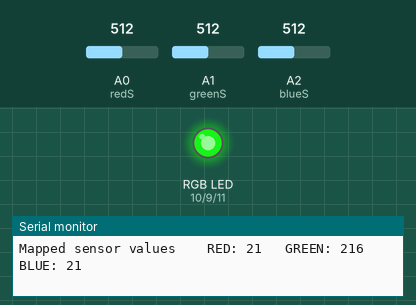
Recording of a sketch running on a simulated Arduino Uno, built with avr-gcc and run on an emulated ATmega328P. Shown: an RGB LED mixed from three pins (HIGH = lit), the last lines printed to the serial monitor. The inputs (shaded band) are chosen by the test bench; at power-on: A1 (greenS) = 512, A0 (redS) = 512, A2 (blueS) = 512. Dim RGB values are drawn brighter than linear.

Above: at 1.2 s.
1.3 s: A1 (greenS) set to 122
At 2.6 s:
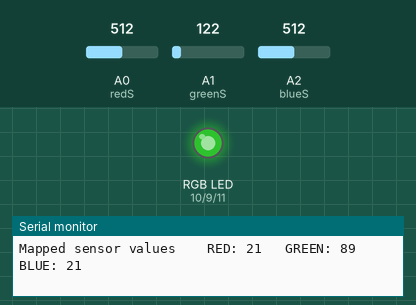
2.9 s: A1 (greenS) set to 306
At 3.9 s:
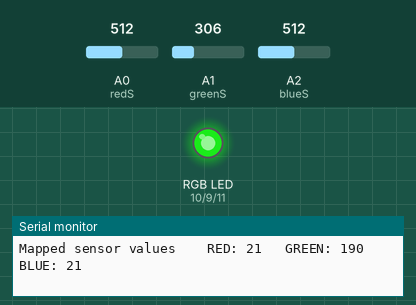
4.5 s: A0 (redS) set to 168
At 5.3 s:
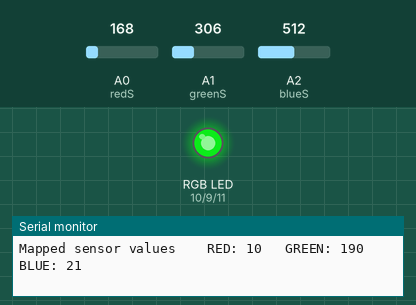
7.5 s: A0 (redS) set to 148
At 8.7 s:
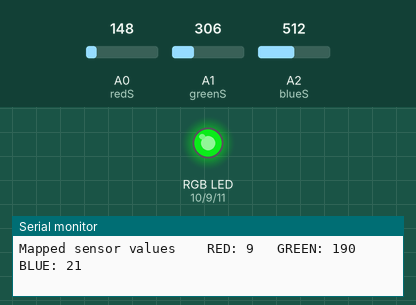
10.5 s: A2 (blueS) set to 716
At 11.3 s:
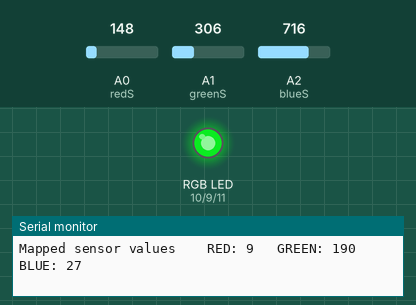
13.5 s: A2 (blueS) set to 166
At 13.9 s:
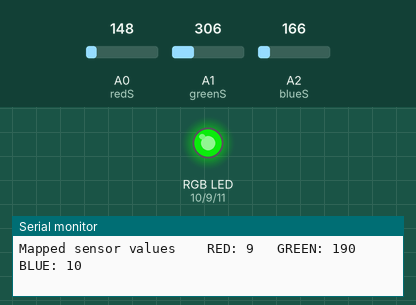
16.5 s: A2 (blueS) set to 149
Timing chart, 0 to 19.5 s (numbered marks = the images above; inputs shaded):
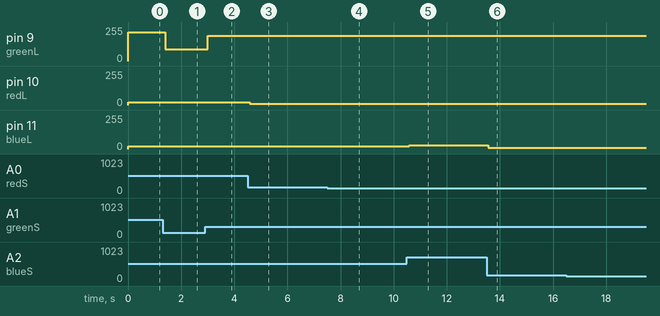

Measured:
- after the input at 1.3 s, pin 9 (greenL): 216/255 → 89/255 after 0.10 s
- after the input at 2.9 s, pin 9 (greenL): 89/255 → 190/255 after 0.10 s
- after the input at 4.5 s, pin 10 (redL): 21/255 → 10/255 after 0.07 s
- after the input at 7.5 s, pin 10 (redL): 10/255 → 9/255 after 0.11 s
- after the input at 10.5 s, pin 11 (blueL): 21/255 → 27/255 after 0.08 s
- after the input at 13.5 s, pin 11 (blueL): 27/255 → 10/255 after 0.06 s
- after the input at 16.5 s, pin 11 (blueL): 10/255 → 9/255 after 0.09 s

The sketch:

project4.ino
```cpp
const int greenL = 9;
const int redL = 10;
const int blueL = 11;

const int redS = A0;
const int greenS = A1;
const int blueS = A2;

int redVal = 0;
int greenVal = 0;
int blueVal = 0;

int redSVal = 0;
int greenSVal = 0;
int blueSVal = 0;

void setup() {
  // put your setup code here, to run once:
  Serial.begin(9600);
  pinMode(greenL, OUTPUT);
  pinMode(redL, OUTPUT);
  pinMode(blueL, OUTPUT);
}

void loop() {
  // put your main code here, to run repeatedly:
  redSVal = analogRead(redS);
  delay(5);
  greenSVal = analogRead(greenS);
  delay(5);
  blueSVal = analogRead(blueS);
/*
  Serial.print("Raw sensor values \t RED: ");
  Serial.print(redSVal);
  Serial.print("\t GREEN: ");
  Serial.print(greenSVal);
  Serial.print("\t BLUE: ");
  Serial.println(blueSVal);
*/
  //adjusted values
  redVal = redSVal/32 + 5;
  greenVal = 255 - 5000/(greenSVal/4);
  blueVal = blueSVal/32 + 5;


  Serial.print("Mapped sensor values \t RED: ");
  Serial.print(redVal);
  Serial.print("\t GREEN: ");
  Serial.print(greenVal);
  Serial.print("\t BLUE: ");
  Serial.println(blueVal);


   analogWrite(redL, redVal);
   analogWrite(greenL, greenVal);
   analogWrite(blueL, blueVal);
}
```
